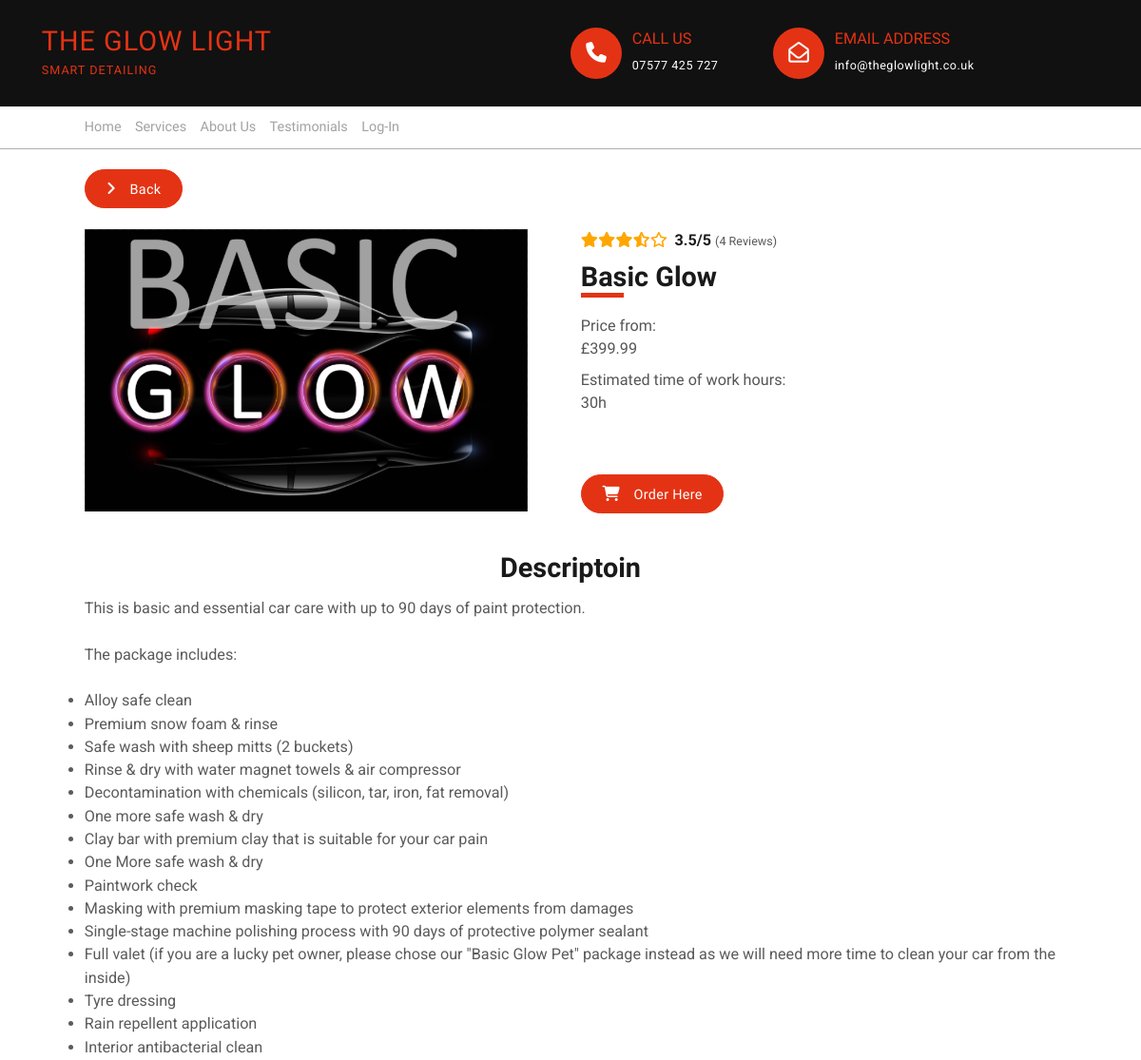
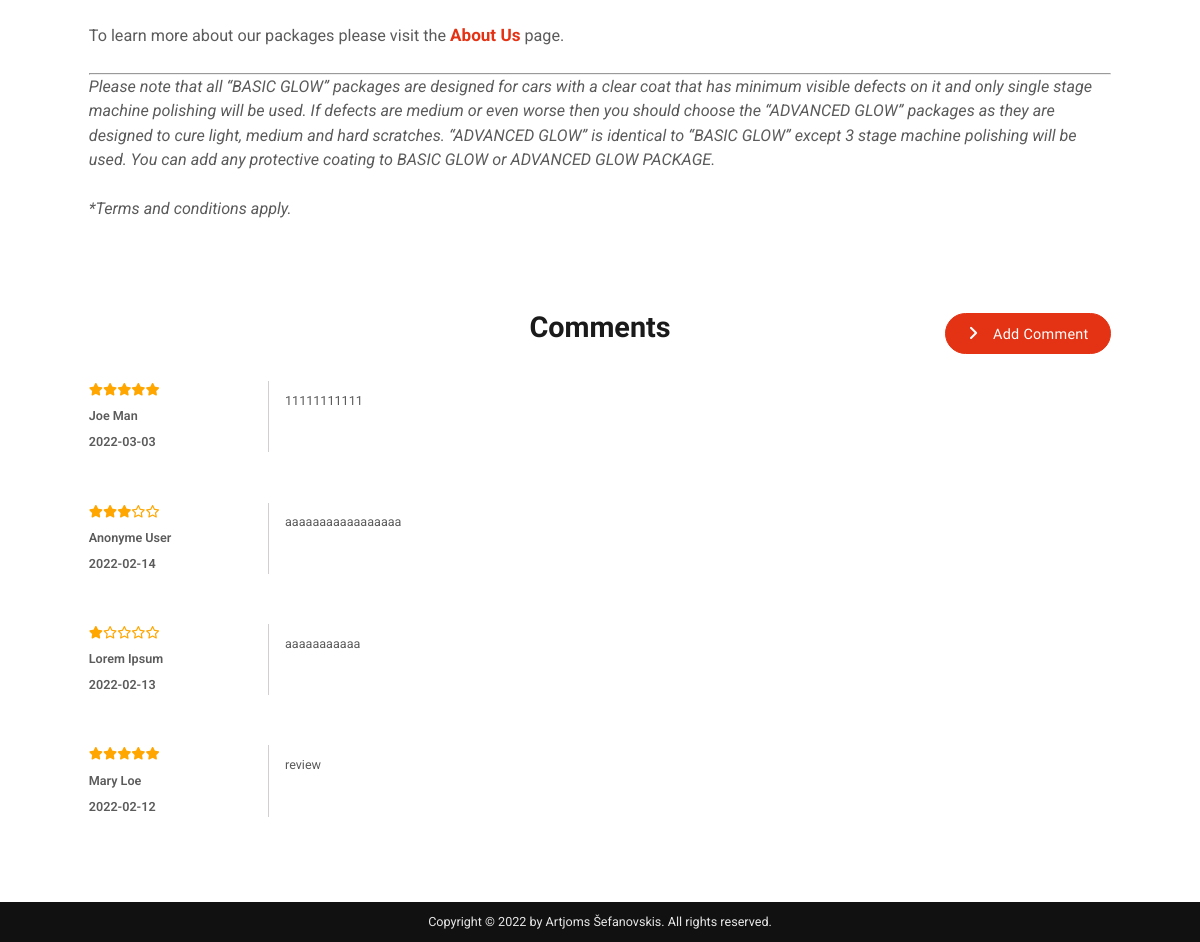
The page /service-page.php?p_id=3 on the database its author committed (2 pictures, top to bottom).
### tables this page shows
CREATE TABLE `services` (
  `service_id` int(11) NOT NULL,
  `service_title` varchar(255) NOT NULL,
  `service_price` float NOT NULL,
  `service_hours` int(11) NOT NULL,
  `service_description` text NOT NULL,
  `service_image` text NOT NULL
);

CREATE TABLE `comments` (
  `comment_id` int(11) NOT NULL,
  `comment_topic_id` int(11) NOT NULL,
  `comment_user_id` int(11) NOT NULL,
  `comment_rating` int(1) NOT NULL,
  `comment_content` text DEFAULT NULL,
  `comment_date` date NOT NULL,
  `comment_isanonyme` tinyint(1) NOT NULL DEFAULT 0,
  `comment_status` varchar(255) NOT NULL DEFAULT 'draft'
);

CREATE TABLE `users` (
  `user_id` int(11) NOT NULL,
  `user_first` varchar(255) NOT NULL,
  `user_last` varchar(255) NOT NULL,
  `user_email` varchar(255) NOT NULL,
  `user_phone` int(9) NOT NULL,
  `user_phone_code` int(5) NOT NULL,
  `user_role` varchar(255) NOT NULL DEFAULT 'user',
  `user_password` varchar(255) NOT NULL
);

### service-page.php (the view, shortened to what this page needs)
<?php include "inc/header.php";?>
<main class="container">
  <link rel="stylesheet" href="css/service-page.css">
  <a class="btn--cta services-back-btn" href="services.php">
    <i class="fas fa-angle-right"></i>
    <span>Back</span>
  </a>
  <?php
    if(isset($_GET['p_id'])){
      $the_service_id = $_GET['p_id'];
      $query = "select s.service_id, s.service_title, s.service_price, s.service_image, s.service_description, s.service_hours, ";
      $query.= "CASE WHEN c.comment_id is null then 0 ELSE COUNT(c.comment_id) END as service_review, ";
      $query.= "CASE WHEN c.comment_rating is null then 0 ELSE round(AVG(c.comment_rating),1) END as service_rating ";
      $query.= "FROM `services` as s ";
      $query.= "LEFT JOIN (select* from comments where comment_status = 'approved') as c on c.comment_topic_id = s.service_id ";
      $query.= "WHERE s.service_id = $the_service_id ";
      $query.= "GROUP BY s.service_id, s.service_title, s.service_price, s.service_image, s.service_hours, s.service_description";
      $select_services = mysqli_query($conn,$query);
      while($row = mysqli_fetch_assoc($select_services)){
        $service_id = $row['service_id'];
        $service_title = $row['service_title'];
        $service_price = $row['service_price'];
        $service_hours = $row['service_hours'];
        $service_rating = $row['service_rating'];
        $service_review = $row['service_review'];
        $service_description = $row['service_description'];
        $service_image = $row['service_image'];
      }
      ?>
      <section class="services-box">
        <div class="services-img-box">
          <img class="services-img" src="img/services-images/<?php echo $service_image; ?>" alt="main picture of service">
        </div>
        <div class="services-content">
          <div class="wrapper">
            <div class="service-rating">
              <div class="service-rating-stars">
                <?php displayStars($service_rating); ?>
              </div>
              <span class="text service-review-score"><strong><?php echo round($service_rating,1); ?>/5</strong></span>
              <span class="text service-review-count">(<?php echo $service_review; ?> Reviews)</span>
            </div>
            <div class="second-header-box">
              <h2 class="second-heading">
              <?php echo $service_title; ?>
              </h2>
              <span class="second-header-line"></span>
            </div>
            <div class="service-price">
              <span class="service-name">
                Price from:
              </span>
              <span class="service-price-number">
              £<?php echo $service_price; ?>
              </span>
            </div>
            <div class="service-labour">
              <span class="service-name">
                Estimated time of work hours:
              </span>
              <span class="service-labour-number">
              <?php echo $service_hours; ?>h
              </span>
            </div>
          </div>
          <a class="btn--cta services-cart-btn" href="prepare_order.php?p_id=<?php echo $service_id ;?>">
            <i class="fas fa-shopping-cart"></i>
            <span>Order Here</span>
          </a>
        </div>
      </section>
      <section class="services-descriptoin-section">
        <h3 class="service-header-h3">Descriptoin</h3>
        <div class="text services-description">
          <p ><?php echo $service_description; ?></p>
        </div>
      </section>
      <section class="services-comments-section">
        <h3 class="service-header-h3">Comments</h3>
        <?php
          $query = "select c.comment_rating, c.comment_date, c.comment_content, c.comment_isanonyme, u.user_first, u.user_last ";
          $query.= "FROM `comments` as c ";
          $query.= "JOIN users as u on u.user_id = c.comment_user_id ";
          $query.= "WHERE comment_topic_id = $the_service_id  and comment_status = 'approved' ";
          $query.= "order by c.comment_date desc ";
          $select_comments = mysqli_query($conn,$query);
          if(mysqli_num_rows($select_comments) == 0){
            echo "<h4 class='empty-comments-msg'>Looks like there are no comments here...</h4>";
          }
          else{
            while($row = mysqli_fetch_assoc($select_comments)){
            $comment_date = $row['comment_date'];
            $comment_content = $row['comment_content'];
            $comment_isanonyme = $row['comment_isanonyme'];
            if ($comment_isanonyme) {
              $comment_author = "Anonyme User";
            }
            else{
              $comment_author = $row['user_first'] . " " . $row['user_last'];
            }
            ?>
            <div class="testimonial-content text">
              <div class="comment-info">
                <div class="comment-rating">
                </div>
                <p class="comment-autgor"><?php echo $comment_author; ?></p>
                <p class="comment-date"><?php echo $comment_date; ?></p>
              </div>
              <div class="comment-box">
                <p class="comment-content"><?php echo $comment_content; ?></p>
              </div>
            </div>
            <?php
            }
          }
        ?>
        <a class="btn--cta btn-services-add-comment" href="add_testimonial.php?r_id=<?php echo $service_id; ?>">
          <i class="fas fa-angle-right"></i>
          <span>Add Comment</span>
        </a>
      </section>
  <?php
    }
  ?>
</main>
<?php include "inc/footer.php";?>

### inc/functions.php (shortened to what this page needs)
<?php
function displayStars($rating)
{
  for ($i=0; $i < 5; $i++) {
    if ($rating<1) {
      if ($rating<0.5) {
        echo "<i class='far fa-star'></i>";
      }
      else {
        echo "<i class='fas fa-star-half-alt'></i>";
      }
    }
    else{
      echo "<i class='fas fa-star'></i>";
    }
    $rating-=1;
  }
}
function displayLinks(){
  if(isset($_SESSION['user_id'])){
    echo "<li><a class='main-nav-link' href='profile.php'>Profile</a></li>";
    echo "<li><a class='main-nav-link main-nav-link-last' href='inc/logout.php'>Log-Out</a></li>";
    if($_SESSION['user_role'] == 'admin'){
      echo "<li><a class='main-nav-link' href='admin/index.php'>Admin</a></li>";
    }
  }
  else{
    echo "<li><a class='main-nav-link' href='login.php'>Log-In</a></li>";
  }
}

### css/general.css (style rules this page uses)
* { padding: 0; margin: 0; box-sizing: border-box; }
html { font-size: 62.5%; height: 100%; overflow-x: hidden; }
body { font-family: "Oswald", sans-serif; line-height: 1; font-weight: 400; color: #555; position: relative; min-height: 100vh; overflow-x: hidden; }
.text { font-family: "Roboto", sans-serif; font-size: 1.4rem; line-height: 1.5; color: #5b5b5b; }
.container { max-width: 120rem; padding: 0rem 3.2rem; margin: 0rem auto; }
.second-header-box { display: flex; justify-content: space-between; margin-bottom: 3.2rem; position: relative; }
.second-heading { font-size: 3.2rem; color: #1a1a1a; }
.second-header-line { display: inline-block; border-top: 5px solid #e43314; width: 5rem; position: absolute; left: 0; bottom: -0.8rem; }
.btn--cta, .btn--cta:link, .btn--cta:visited { font-family: "Oswald"; font-weight: 400; letter-spacing: 0.3px; display: inline-block; color: #fff; background-color: #e43314; font-size: 1.6rem; text-decoration: none; padding: 1.2rem 2.4rem; border-radius: 100px; text-align: center; border: #e43314 solid 1px; height: fit-content; min-width: fit-content; }
.btn--cta i { padding-right: 1.2rem; font-size: 1.8rem; }
@media (max-width: 75em) { html { font-size: 56.25%; } }

### css/headerfooter.css (style rules this page uses)
.main-nav-link:link, .main-nav-link:visited { color: #a2a2a2; font-size: 1.6rem; text-decoration: none; font-weight: 400; }

### css/service-page.css (style rules this page uses)
.services-back-btn { margin: 2.4rem 0; }
.services-box { display: grid; grid-template-columns: 1fr 1fr; gap: 2.4rem; margin-bottom: 4.8rem; }
.services-img { height: 33rem; }
.services-content { display: flex; justify-content: space-between; flex-direction: column; }
.wrapper { display: flex; flex-direction: column; font-size: 1.8rem; }
.service-rating-stars { color: #ffa600; font-size: 1.8rem; padding-bottom: 1.8rem; padding-right: 0.4rem; display: inline-block; }
.service-review-score { font-size: 1.8rem; color: #1a1a1a; }
.service-price { margin-bottom: 1.8rem; }
.service-name { display: block; margin-bottom: 0.9rem; }
.services-cart-btn { width: max-content; }
.services-descriptoin-section { margin-bottom: 4.8rem; }
.service-header-h3 { color: #1a1a1a; font-size: 3.2rem; text-align: center; margin-bottom: 1.8rem; }
.services-description { font-size: 1.8rem; height: max-content; }
.description-link:link, .description-link:visited { font-size: 1.9rem; font-weight: bold; color: #e43314; text-decoration: none; }
.services-comments-section { padding-bottom: 9.6rem; position: relative; }
.btn-services-add-comment { position: absolute; top: 0; right: 0; }
.testimonial-content { margin: 3.2rem 0; padding: 1.2rem 0; display: flex; gap: 1.8rem; }
.comment-info { padding-right: 1.2rem; border-right: 1px #d3ced2 solid; display: flex; flex-direction: column; width: 20rem; gap: 0.8rem; font-weight: 600; }
.comment-rating { color: #ffa600; width: 12rem; }
.comment-content { padding-top: 1.2rem; margin-bottom: 1.2rem; }

### rows shown on the page
services: service_image (picture), service_title "Basic Glow", service_price "399.99", service_hours "30", service_description "This is basic and essential car care with up to 90 days of paint protection. The package includes: Alloy safe clean Premium snow foam & rinse Safe wash with sheep mitts (2 buckets) Rinse & dry with water magnet towels & air compressor Decontamination with chemicals (silicon, tar, iron, fat removal) One more safe wash & dry Clay bar with premium clay that is suitable for your car pain One More safe wash & dry Paintwork check Masking with premium masking tape to protect exterior elements from damages Single-stage machine polishing process with 90 days of protective polymer sealant Full valet (if you are a lucky pet owner, please chose our \"Basic Glow Pet\" package instead as we will need more…"
comments: comment_user.user_last "Joe Man", comment_date "2022-03-03", comment_content "11111111111"
comments: comment_isanonyme "Anonyme User", comment_date "2022-02-14", comment_content "aaaaaaaaaaaaaaaaa"
comments: comment_user.user_last "Lorem Ipsum", comment_date "2022-02-13", comment_content "aaaaaaaaaaa"
comments: comment_user.user_last "Mary Loe", comment_date "2022-02-12", comment_content "review"

### other values the page prints
$service_rating "3.5"
$service_review "4"
